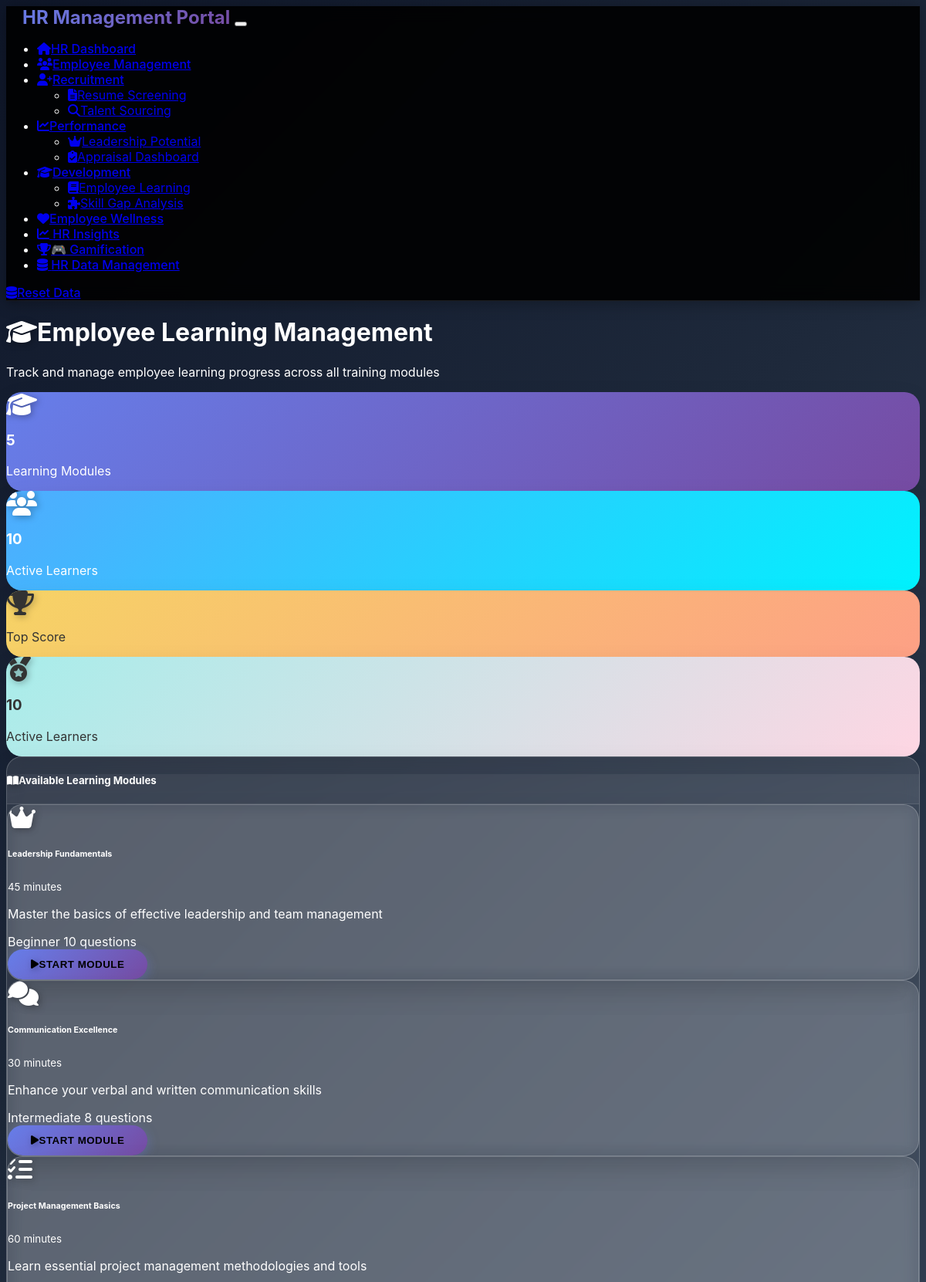
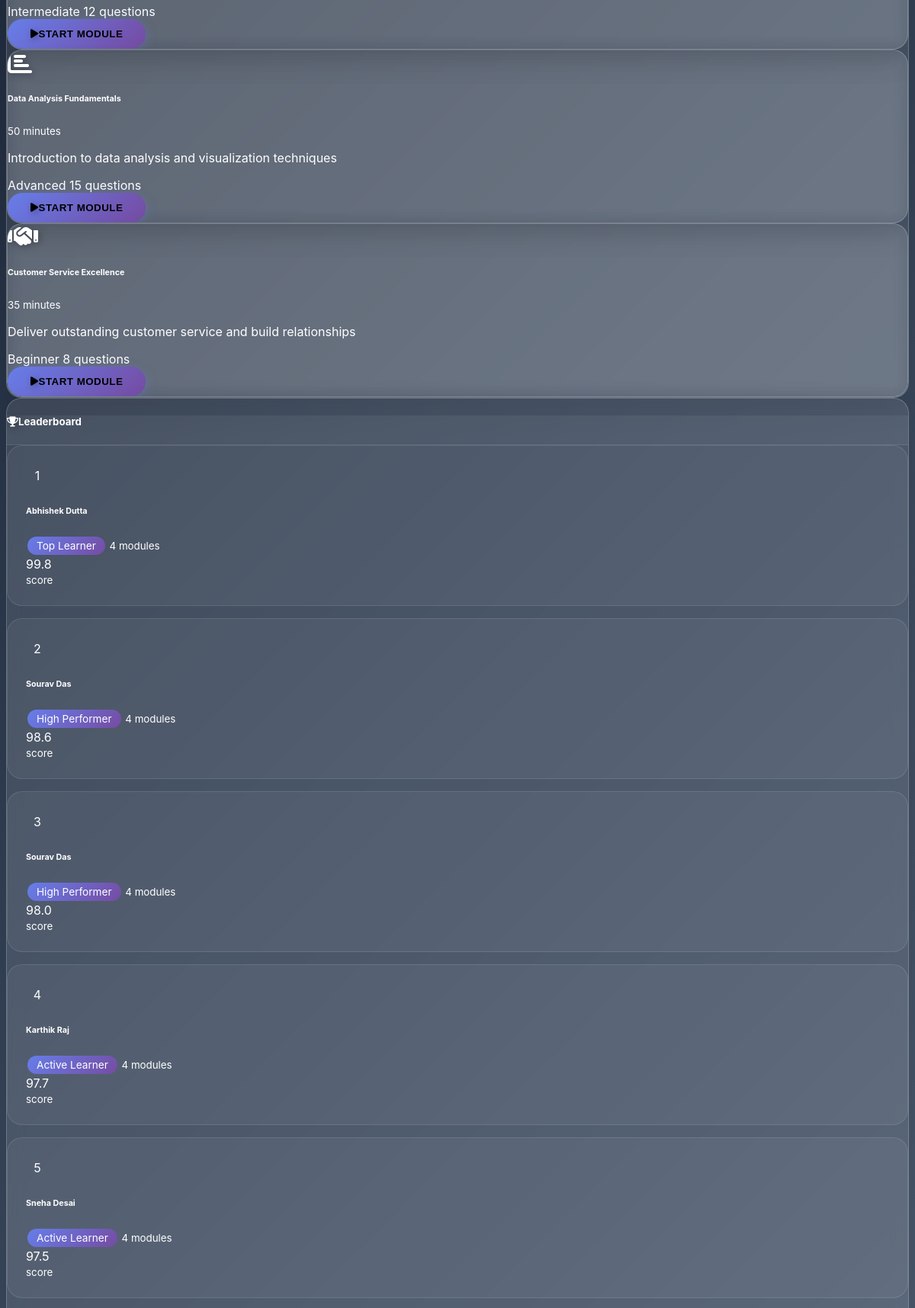
Screenshot of /learning-module (upper part) with the database file from the repository (2 pictures, top to bottom).
### models.py (models this page shows, shortened)
class Employee(db.Model):
    id = db.Column(db.Integer, primary_key=True)
    name = db.Column(db.String(100), nullable=False)
    email = db.Column(db.String(120), unique=True, nullable=False)
    department = db.Column(db.String(50), nullable=False)
    position = db.Column(db.String(100), nullable=False)
    hire_date = db.Column(db.Date, nullable=False)
    current_salary = db.Column(db.Float, default=0.0)
    performance_score = db.Column(db.Float, default=0.0)
    skills = db.Column(Text)  # JSON string of skills
    gender = db.Column(db.String(20))
    region = db.Column(db.String(50))
    age = db.Column(db.Integer)
    experience_years = db.Column(db.Integer)
    manager_rating = db.Column(db.Float)
    last_hike_date = db.Column(db.Date)
    last_promotion_date = db.Column(db.Date)
    skill_gaps = db.Column(db.String(500))
    status = db.Column(db.String(20), default='active')  # active, inactive, terminated
    created_at = db.Column(db.DateTime, default=datetime.utcnow)

### routes.py (the view)
@app.route('/learning-module')
def learning_module():
    modules = mock_data_gen.get_learning_modules()
    leaderboard = hr_analytics.get_learning_leaderboard()
    employees = Employee.query.all()
    return render_template('learning_module.html',
                         modules=modules,
                         leaderboard=leaderboard,
                         employees=employees)

### data/mock_data.py (called while the page is built)
    def get_learning_modules(self):
        return self.learning_modules

### templates/learning_module.html (shortened to what this page needs)
{% extends "base.html" %}
{% block content %}
<div class="row">
    <div class="col-12">
        <h1 class="display-5 mb-4">
            <i class="fas fa-graduation-cap me-3"></i>Employee Learning Management
        </h1>
        <p class="lead text-muted">Track and manage employee learning progress across all training modules</p>
    </div>
</div>
<div class="row mb-5">
    <div class="col-md-3 mb-3">
        <div class="card bg-primary">
            <div class="card-body text-center">
                <i class="fas fa-graduation-cap fa-2x mb-2"></i>
                <h3 class="card-title">{{ modules|length }}</h3>
                <p class="card-text">Learning Modules</p>
            </div>
        </div>
    </div>
    <div class="col-md-3 mb-3">
        <div class="card bg-success">
            <div class="card-body text-center">
                <i class="fas fa-users fa-2x mb-2"></i>
                <h3 class="card-title">{{ leaderboard|length }}</h3>
                <p class="card-text">Active Learners</p>
            </div>
        </div>
    </div>
    <div class="col-md-3 mb-3">
        <div class="card bg-warning">
            <div class="card-body text-center">
                <i class="fas fa-trophy fa-2x mb-2"></i>
                <p class="card-text">Top Score</p>
            </div>
        </div>
    </div>
    <div class="col-md-3 mb-3">
        <div class="card bg-info">
            <div class="card-body text-center">
                <i class="fas fa-medal fa-2x mb-2"></i>
                <h3 class="card-title">{% if leaderboard %}{{ leaderboard|length }}{% else %}0{% endif %}</h3>
                <p class="card-text">Active Learners</p>
            </div>
        </div>
    </div>
</div>
<div class="row">
    <div class="col-lg-8 mb-4">
        <div class="card">
            <div class="card-header">
                <h5 class="mb-0">
                    <i class="fas fa-book-open me-2"></i>Available Learning Modules
                </h5>
            </div>
            <div class="card-body">
                <div class="row">
                    {% for module in modules %}
                    <div class="col-md-6 mb-4">
                        <div class="card border-0 shadow-sm">
                            <div class="card-body">
                                <div class="d-flex align-items-center mb-3">
                                    <i class="{{ module.icon }} fa-2x text-primary me-3"></i>
                                    <div>
                                        <h6 class="card-title mb-0">{{ module.title }}</h6>
                                        <small class="text-muted">{{ module.duration }} minutes</small>
                                    </div>
                                </div>
                                <p class="card-text small">{{ module.description }}</p>
                                <div class="d-flex justify-content-between align-items-center mb-3">
                                    <span class="badge bg-info">{{ module.difficulty }}</span>
                                    <span class="text-muted small">{{ module.questions }} questions</span>
                                </div>
                                <button class="btn btn-primary btn-sm w-100" onclick="startQuiz('{{ module.id }}', '{{ module.title }}')">
                                    <i class="fas fa-play me-1"></i>Start Module
                                </button>
                            </div>
                        </div>
                    </div>
                    {% endfor %}
                </div>
            </div>
        </div>
    </div>
    <div class="col-lg-4 mb-4">
        <div class="card">
            <div class="card-header">
                <h5 class="mb-0">
                    <i class="fas fa-trophy me-2"></i>Leaderboard
                </h5>
            </div>
            <div class="card-body">
                {% if leaderboard %}
                <div class="list-group list-group-flush">
                    {% for learner in leaderboard %}
                    <div class="list-group-item d-flex justify-content-between align-items-center px-0 employee-card">
                        <div class="d-flex align-items-center">
                            <div class="badge bg-{% if loop.index == 1 %}warning{% elif loop.index == 2 %}secondary{% elif loop.index == 3 %}info{% else %}primary{% endif %} rounded-circle me-3"
                                 style="width: 30px; height: 30px; display: flex; align-items: center; justify-content: center;">
                                {{ loop.index }}
                            </div>
                            <div>
                                <h6 class="mb-0">{{ learner.name }}</h6>
                                <small class="text-muted">
                                    {% if loop.index == 1 %}
                                    <span class="skill-tag">Top Learner</span>
                                    {% elif loop.index <= 3 %}
                                    <span class="skill-tag">High Performer</span>
                                    {% else %}
                                    <span class="skill-tag">Active Learner</span>
                                    {% endif %}
                                    {{ learner.modules }} modules
                                </small>
                            </div>
                        </div>
                        <div class="text-end">
                            <div class="fw-bold">{{ learner.score }}</div>
                            <small class="text-muted">score</small>
                        </div>
                    </div>
                    {% endfor %}
                </div>
                {% else %}
                <div class="text-center py-4">
                    <i class="fas fa-trophy fa-3x text-muted mb-3"></i>
                    <p class="text-muted">No learners yet!</p>
                    <p class="small text-muted">Complete a module to appear on the leaderboard</p>
                </div>
                {% endif %}
            </div>
        </div>
    </div>
</div>
{% endblock %}

### static/css/custom.css (style rules this page uses)
:root { --primary-gradient: linear-gradient(135deg, #667eea 0%, #764ba2 100%); --secondary-gradient: linear-gradient(135deg, #f093fb 0%, #f5576c 100%); --success-gradient: linear-gradient(135deg, #4facfe 0%, #00f2fe 100%); --warning-gradient: linear-gradient(135deg, #f6d365 0%, #fda085 100%); --info-gradient: linear-gradient(135deg, #a8edea 0%, #fed6e3 100%); --dark-gradient: linear-gradient(135deg, #2c3e50 0%, #4a6741 100%); --gamification-gradient: linear-gradient(135deg, #ff6b6b 0%, #feca57 50%, #48dbfb 100%); --card-shadow: 0 15px 35px rgba(0, 0, 0, 0.1); --card-hover-shadow: 0 25px 50px rgba(0, 0, 0, 0.15); --border-radius: 20px; --small-radius: 12px; --transition: all 0.4s cubic-bezier(0.25, 0.46, 0.45, 0.94); --text-primary: #ffffff; --text-secondary: #e2e8f0; --text-muted: #94a3b8; --bg-overlay: rgba(15, 23, 42, 0.95); --glass-bg: rgba(255, 255, 255, 0.08); --glass-border: rgba(255, 255, 255, 0.12); --xp-color: #fbbf24; --badge-gold: #f59e0b; --badge-silver: #94a3b8; --badge-bronze: #f97316; --challenge-active: #10b981; --challenge-completed: #06b6d4; }
body { background: linear-gradient(135deg, #0f172a 0%, #1e293b 25%, #334155 50%, #475569 75%, #64748b 100%); background-attachment: fixed; min-height: 100vh; font-family: 'Inter', 'Segoe UI', system-ui, -apple-system, sans-serif; color: var(--text-primary); overflow-x: hidden; }
.card { background: rgba(255, 255, 255, 0.1); backdrop-filter: blur(10px); border: 1px solid rgba(255, 255, 255, 0.2); border-radius: var(--border-radius); box-shadow: var(--card-shadow); transition: var(--transition); overflow: hidden; }
.card-header { background: rgba(255, 255, 255, 0.05); border-bottom: 1px solid rgba(255, 255, 255, 0.1); font-weight: 600; }
.card.bg-primary { background: var(--primary-gradient) !important; border: none; }
.card.bg-success { background: var(--success-gradient) !important; border: none; }
.card.bg-info { background: var(--info-gradient) !important; border: none; color: #333 !important; }
.card.bg-warning { background: var(--warning-gradient) !important; border: none; color: #333 !important; }
.btn { border-radius: 25px; font-weight: 600; text-transform: uppercase; letter-spacing: 0.5px; transition: var(--transition); border: none; padding: 12px 30px; }
.btn-primary { background: var(--primary-gradient); box-shadow: 0 4px 15px rgba(102, 126, 234, 0.4); }
.fa, .fas, .far { filter: drop-shadow(2px 2px 4px rgba(0, 0, 0, 0.3)); }
.employee-card { background: rgba(255, 255, 255, 0.05); border: 1px solid rgba(255, 255, 255, 0.1); border-radius: var(--border-radius); padding: 1.5rem; margin-bottom: 1rem; transition: var(--transition); }
.skill-tag { background: var(--primary-gradient); color: white; padding: 4px 12px; border-radius: 20px; font-size: 0.85rem; margin: 2px; display: inline-block; }

### rows the page displays
Employee: name "Abhishek Dutta", shows "Top Learner", modules "4", score "99.8"
Employee: name "Sourav Das", shows "High Performer", modules "4", score "98.6"
Employee: name "Sourav Das", shows "High Performer", modules "4", score "98.0"
Employee: name "Karthik Raj", shows "Active Learner", modules "4", score "97.7"
Employee: name "Sneha Desai", shows "Active Learner", modules "4", score "97.5"

### other values shown
{{ modules|length }} "5"
{{ leaderboard|length }} "10"
{{ module.title }} "Leadership Fundamentals" "Communication Excellence" "Project Management Basics" "Data Analysis Fundamentals" "Customer Service Excellence"
{{ module.duration }} "45" "30" "60" "50" "35"
{{ module.description }} "Master the basics of effective leadership and team management" "Enhance your verbal and written communication skills" "Learn essential project management methodologies and tools" "Introduction to data analysis and visualization techniques" "Deliver outstanding customer service and build relationships"
{{ module.difficulty }} "Beginner" "Intermediate" "Intermediate" "Advanced" "Beginner"
{{ module.questions }} "10" "8" "12" "15" "8"
